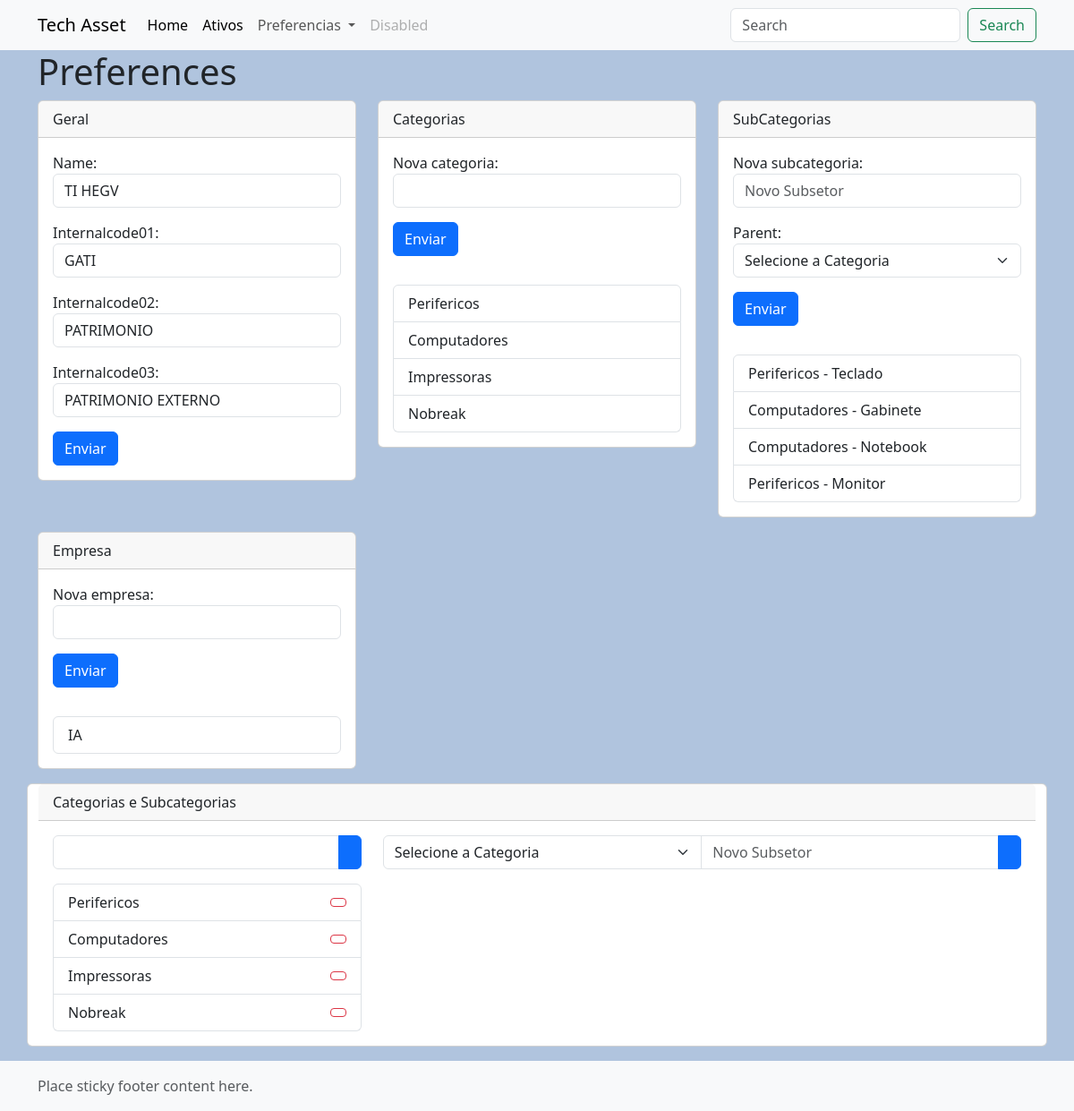
Screenshot of /preferences/ with the database file from the repository.
### app_tech_asset/models.py (models this page shows, shortened)
class GlobalSettings(models.Model):
    name = models.CharField(null=True, max_length=50)
    internalcode01 = models.CharField(max_length=50, null=True)
    internalcode02 = models.CharField(max_length=50, null=True)
    internalcode03 = models.CharField(max_length=50, null=True)

class Category(models.Model):
    name = models.CharField(null=False, max_length=50)
    def __str__(self):
        return self.name

class SubCategory(models.Model):
    parent = models.ForeignKey(Category, blank=True, on_delete=models.CASCADE)
    name = models.CharField(null=False, max_length=50)

class RentalCompany(models.Model):
    name = models.CharField(null=False, max_length=50)

### app_tech_asset/views.py (the view)
# urls.py: path('preferences/', views.preferences, name='preferences'),
def preferences(request):
    categoryform = CategoryForm()
    subcategoryform = SubCategoryForm()
    sectorform = SectorForm()
    subsectorform = SubSectorForm()
    rentalcompanyform = RentalCompanyForm()
    globalform = GlobalForm()
    category_list = Category.objects.all()
    subcategory_list = SubCategory.objects.all()
    category_list_alt = Category.objects.prefetch_related('subcategory_set').all()
    subcategory_list_alt = SubCategory.objects.all()
    context = {
        'categoryform': categoryform,
        'subcategoryform': subcategoryform,
        'sectorform': sectorform,
        'subsectorform': subsectorform,
        'rentalcompanyform': rentalcompanyform,
        'globalform': globalform,
        'category_list': category_list,
        'subcategory_list': subcategory_list,
        'category_list_alt': category_list_alt,
        'subcategory_list_alt': subcategory_list_alt,
    }
    return render(request, 'preferences.html', context)

### app_tech_asset/forms.py
class CategoryForm(forms.Form):
    Nova_Categoria = forms.CharField(max_length=50, widget=forms.TextInput(attrs={'class': 'form-control'}))

class SubCategoryForm(forms.Form):
    Nova_SubCategoria = forms.CharField(max_length=50, widget=forms.TextInput(attrs={'class': 'form-control'}))
    parent = forms.ModelChoiceField(
        queryset=Category.objects.all(),
        widget=forms.Select(attrs={'class': 'form-select'}),
        empty_label="Selecione a Categoria"
    )
    Nova_SubCategoria = forms.CharField(
        max_length=50,
        widget=forms.TextInput(attrs={'class': 'form-control', 'placeholder': 'Novo Subsetor'})
    )

### app_tech_asset/context_processors.py (called while the page is built)
def global_settings(request):
    try:
        settings = GlobalSettings.objects.get(id=1)
    except GlobalSettings.DoesNotExist:
        settings = None
    categories = Category.objects.all()
    subcategories = SubCategory.objects.all()
    sectors = Sector.objects.all()
    subsectors = SubSector.objects.all()
    rental_companies = RentalCompany.objects.all()
    return {
        'global_settings': settings,
        'categories': categories,
        'subcategories': subcategories,
        'sectors': sectors,
        'subsectors': subsectors,
        'rental_companies': rental_companies
        }

### app_tech_asset/templates/preferences.html (shortened to what this page needs)
{% extends 'base.html' %}
{% block content %}
<div class="container">
    <h1>Preferences</h1>
    <div class="row"  data-masonry='{"percentPosition": true }'>
        <div class="col-4">
            <div class="card mb-3">
                <div class="card-header">
                    Geral
                </div>
                <div class="card-body">
                    <form method="post" action="{% url 'global_settings' %}">
                        {{ globalform.as_p }}
                        <button type="submit" class="btn btn-primary">Enviar</button>
                    </form>
                </div>
            </div>
        </div>
        <div class="col-4">
            <div class="card mb-3">
                <div class="card-header">
                    Categorias
                </div>
                <div class="card-body">
                    <form method="post" action="{% url 'new_category' %}">
                        {{ categoryform.as_p }}
                        <button type="submit" class="btn btn-primary">Enviar</button>
                    </form>
                </div>
                <div class="card-body">
                    <ul class="list-group">
                        {% for category in categories %}
                        <li class="list-group-item">{{ category.name }}</li>
                        {% endfor %}
                    </ul>
                </div>
            </div>
        </div>
        <div class="col-4">
            <div class="card mb-3">
                <div class="card-header">
                    SubCategorias
                </div>
                <div class="card-body">
                    <form method="post" action="{% url 'new_subcategory' %}">
                        {{ subcategoryform.as_p }}
                        <button type="submit" class="btn btn-primary">Enviar</button>
                    </form>
                </div>
                <div class="card-body">
                    <ul class="list-group">
                        {% for subcategory in subcategories %}
                        <li class="list-group-item">{{ subcategory.parent}} - {{ subcategory.name }}</li>
                        {% endfor %}
                    </ul>
                </div>
            </div>
        </div>
        <div class="col-4">
            <div class="card mb-3">
                <div class="card-header">
                    Empresa
                </div>
                <div class="card-body">
                    <form method="post" action="{% url 'new_rentalcompany' %}">
                        {{ rentalcompanyform.as_p }}
                        <button type="submit" class="btn btn-primary">Enviar</button>
                    </form>
                </div>
                <div class="card-body">
                    <ul class="list-group">
                        {% for rentalcompany in rental_companies %}
                        <li class="list-group-item">{{ rentalcompany.name }}</li>
                        {% endfor %}
                    </ul>
                </div>
            </div>
        </div>
        <div class="card mb-3">
            <div class="card-header">
                Categorias e Subcategorias
            </div>
            <div class="card-body">
                <div class="row">
                    <div class="col-4">
                        <form method="post" class="mb-3" action="{% url 'new_category' %}">
                        <div class="input-group">
                            {{ categoryform.Nova_Categoria }}
                            <button type="submit" class="btn btn-primary"></button>
                    </div>
                    </form>
                    <div class="category-list">
                        <div id="simple-list-example" class="d-flex flex-column gap-2 simple-list-example-scrollspy">
                            <ul class="list-group" id="category-list">
                                {% for category in category_list %}
                                <li class="list-group-item d-flex justify-content-between align-items-center" onclick="showSubcategorys('{{ category.id }}')">
                                    {{ category.name }}
                                    <a href="#" class="btn btn-outline-danger btn-sm" onclick="deletecategory('{{ category.id }}', event)"></a>
                                </li>
                                {% endfor %}
                            </ul>
                        </div>
                    </div>
                </div>
                <div class="col-8">
                    <form method="post" class="mb-3" action="{% url 'new_subcategory' %}">
                        <div class="input-group mb-3">
                            {{ subcategoryform.parent }}
                            {{ subcategoryform.Nova_SubCategoria }}
                            <button type="submit" class="btn btn-primary"></button>
                        </div>
                    </form>
                </div>
            </div>
        </div>
    </div>
</div>
    </div>
{% endblock %}

### app_tech_asset/static/css/style.css (style rules this page uses)
body { background-color: lightsteelblue; }

### rows the page displays
GlobalSettings: name "TI HEGV", internalcode01 "GATI", internalcode02 "PATRIMONIO", internalcode03 "PATRIMONIO EXTERNO"
Category: name "Perifericos"
Category: name "Computadores"
Category: name "Impressoras"
Category: name "Nobreak"
SubCategory: parent "Perifericos", name "Teclado"
SubCategory: parent "Computadores", name "Gabinete"
SubCategory: parent "Computadores", name "Notebook"
SubCategory: parent "Perifericos", name "Monitor"
RentalCompany: name "IA"
